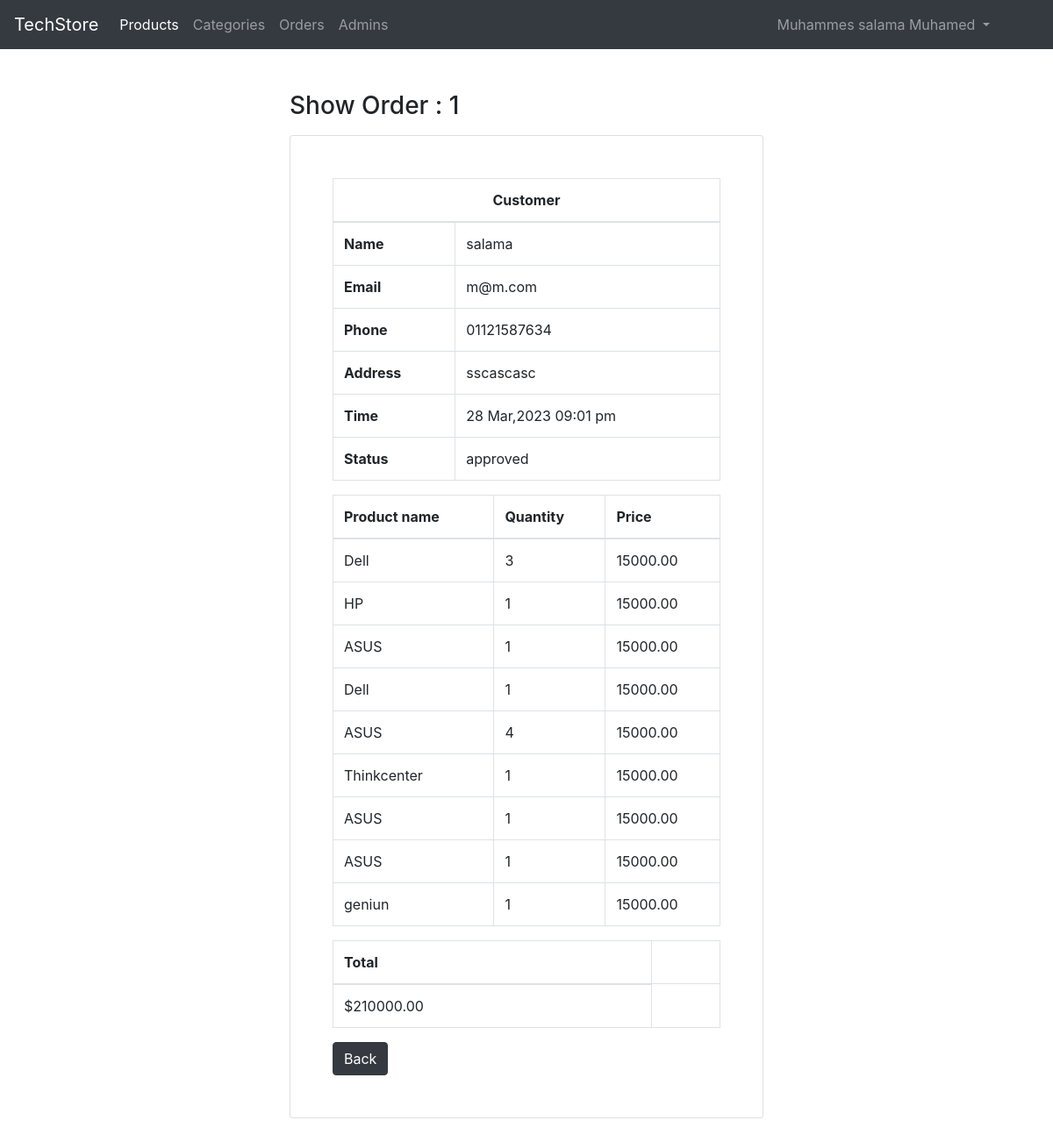
/admin/order.php?id=1 (signed in), run on the app's committed database.
### tables this page shows
CREATE TABLE `orders` (
  `id` int(10) UNSIGNED NOT NULL,
  `name` varchar(255) NOT NULL,
  `email` varchar(255) DEFAULT NULL,
  `phone` varchar(255) NOT NULL,
  `address` varchar(255) DEFAULT NULL,
  `status` enum('pending','approved','canceled') NOT NULL DEFAULT 'pending',
  `created_at` datetime NOT NULL DEFAULT current_timestamp()
);

### app.php (called while the page is built, shortened)
<?php
$request = new Request;
?>

### classes/Request.php (called while the page is built, shortened)
<?php
class Request
{
    public function get($key)
    {
        return $_GET[$key];
    }
}
?>

### classes/Models/Order.php (called while the page is built, shortened)
<?php
class Order extends Db{
    public function __construct(){
        $this->table = "orders";
    }
    public function selectById($id,string $fileds = "*")
    {
        $sql = "SELECT $fileds FROM $this->table JOIN order_details join products
                ON orders.id = order_details.order_id
                AND order_details.product_id = products.id
                WHERE $this->table.id = $id";
        $result = mysqli_query($this->conn, $sql);
        return mysqli_fetch_assoc($result);
    }
}
?>

### classes/Db.php (called while the page is built, shortened)
<?php
abstract class Db{
    public function connect()
    {
        $this->conn = mysqli_connect(DB_SERVER,DB_USERNAME,DB_PASSWORD,DB_NAME);
    }
}
?>

### classes/Models/OrderDetails.php (called while the page is built, shortened)
<?php
class OrderDetails extends Db{
    public function __construct(){
        $this->table = "order_details";
    }
    public function selectWithProduct($orderId)
    {
        $sql  = "SELECT qty, name, price FROM $this->table JOIN products
        ON $this->table.product_id = products.id
         WHERE order_id = $orderId";
         $result = mysqli_query($this->conn ,$sql);
         return mysqli_fetch_all($result,MYSQLI_ASSOC);
    }
}
?>

### admin/order.php (the view, shortened to what this page needs)
<?php include("inc/header.php")?>
<?php
if($request->getHas('id')){
  $id = $request->get('id');
}else
{
  $request->aredirect("orders.php");
  }
$order = new Order;
$orderDetails = $order->selectById($id,"orders.*, SUM(qty * price) AS total");
$det = new OrderDetails;
$details = $det->selectWithProduct($id);
?>
    <div class="container py-5">
        <div class="row">
            <div class="col-md-6 offset-md-3">
                <h3 class="mb-3">Show Order : <?= $orderDetails['id'];?></h3>
                <div class="card">
                    <div class="card-body p-5">
                        <table class="table table-bordered">
                            <thead>
                                <th colspan="2" class="text-center">Customer</th>
                            </thead>
                            <tbody>
                              <tr>
                                <th scope="row">Name</th>
                                <td><?= $orderDetails['name'];?></td>
                              </tr>
                              <tr>
                                <th scope="row">Email</th>
                                <td><?= $orderDetails['email']?? ".....";?></td>
                              </tr>
                              <tr>
                                <th scope="row">Phone</th>
                                <td><?= $orderDetails['phone'];?></td>
                              </tr>
                              <tr>
                                <th scope="row">Address</th>
                                <td><?= $orderDetails['address']?? ".....";?></td>
                              </tr>
                              <tr>
                                <th scope="row">Time</th>
                                <td><?=date("d M,Y h:i a",strtotime($orderDetails['created_at'])) ;?></td>
                              </tr>
                              <tr>
                                <th scope="row">Status</th>
                                <td><?= $orderDetails['status'];?></td>
                              </tr>
                            </tbody>
                        </table>
                        <table class="table table-bordered">
                            <thead>
                                <tr>
                                    <th>Product name</th>
                                    <th>Quantity</th>
                                    <th>Price</th>
                                </tr>
                            </thead>
                            <tbody>
                              <?php foreach($details as $deta):?>
                              <tr>
                                <td><?= $deta['name'];?></td>
                                <td><?= $deta['qty'];?></td>
                                <td><?= $deta['price'];?></td>
                              </tr>
                              <?php endforeach?>
                            </tbody>
                        </table>
                        <table class="table table-bordered">
                            <thead>
                                <tr>
                                    <th>Total</th>
                                </tr>
                            </thead>
                            <tbody>
                              <tr>
                                <td>$<?php echo $orderDetails['total'];?></td>
                                <td>
                                  </td>
                              </tr>
                            </tbody>
                        </table>
                        <a class="btn btn-dark" href="<?=AURL . "orders.php" ;?>">Back</a>
                    </div>
                </div>
            </div>
        </div>
    </div>
    <?php include("inc/footer.php")?>

### data on the page
orders: id "1", name "salama", email "m@m.com", phone "01121587634", address "sscascasc", created_at "28 Mar,2023 09:01 pm", status "approved"

### other printed values
$session->get('adminName') "Muhammes salama Muhamed"
$deta['name'] "Dell"
$deta['qty'] "3"
$deta['price'] "15000.00"
$deta['name'] "HP"
$deta['qty'] "1"
$deta['name'] "ASUS"
$deta['qty'] "4"
$deta['name'] "Thinkcenter"
$deta['name'] "geniun"
$orderDetails['total'] "210000.00"
